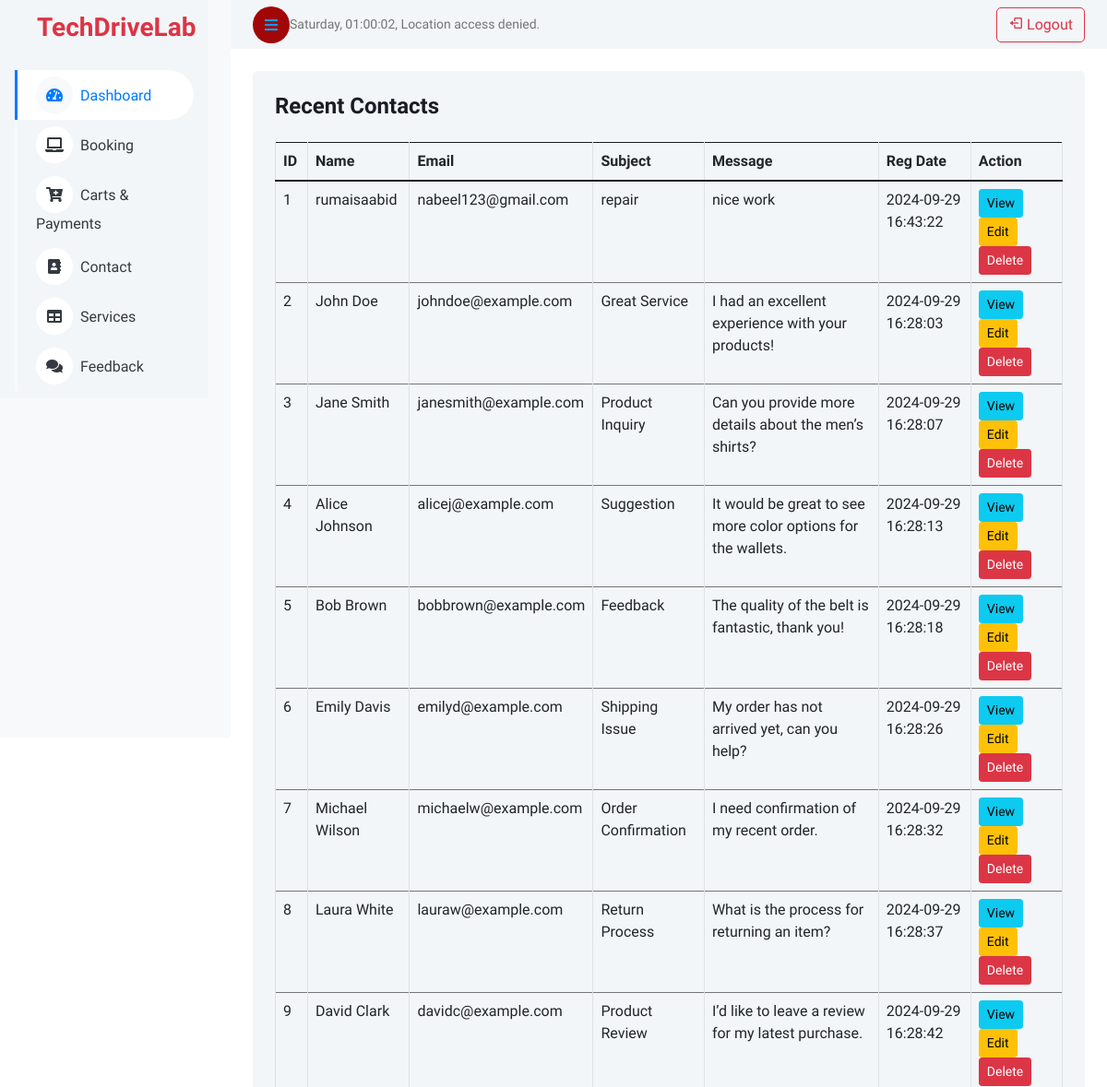
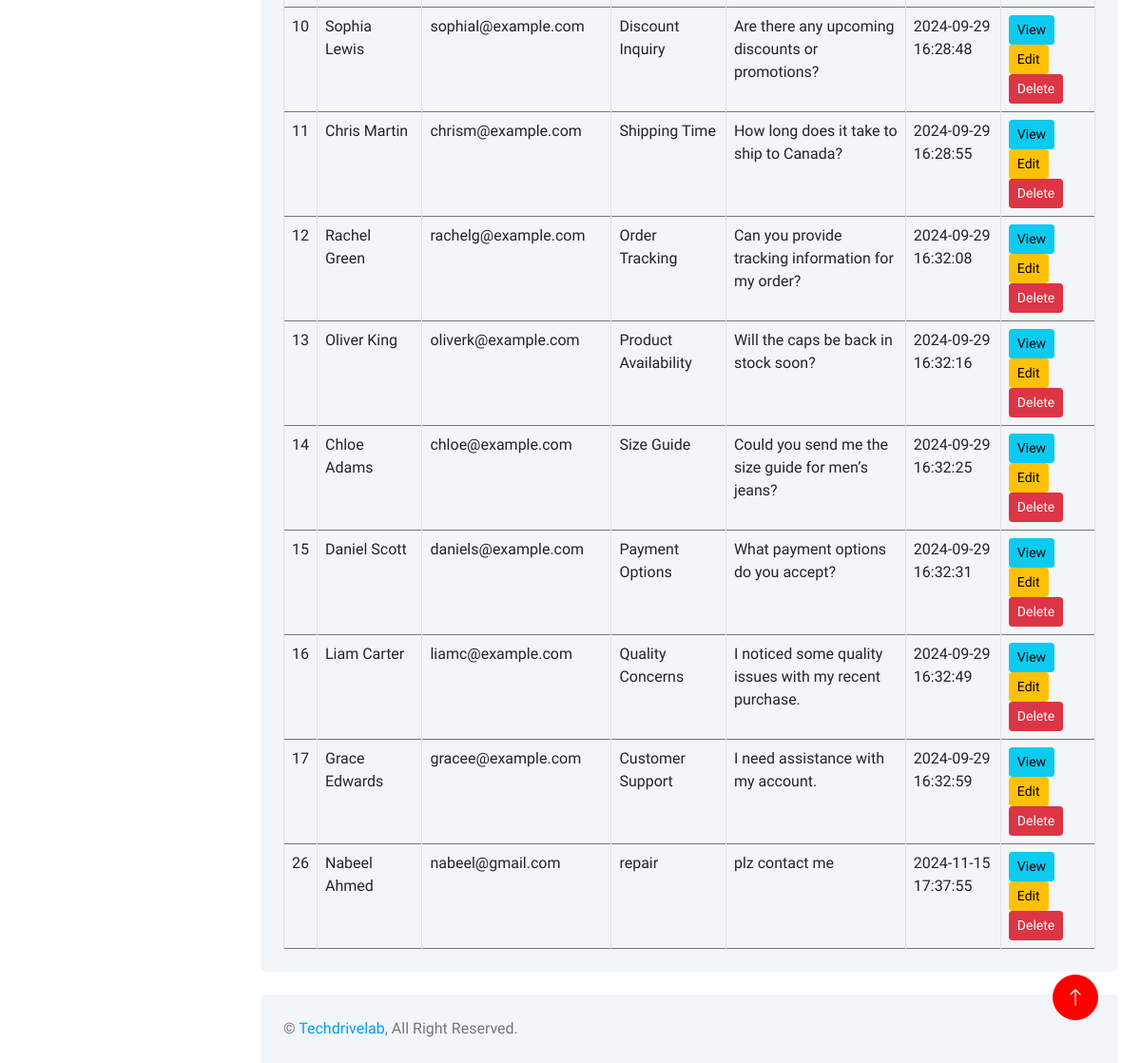
/techpanel/contact.php, run on the app's committed database (2 pictures, top to bottom).
### tables this page shows
CREATE TABLE `contact` (
  `id` int(11) NOT NULL,
  `name` varchar(255) NOT NULL,
  `email` varchar(255) NOT NULL,
  `subject` varchar(255) NOT NULL,
  `message` text NOT NULL,
  `reg_date` timestamp NOT NULL DEFAULT current_timestamp() ON UPDATE current_timestamp()
);

### techpanel/contact.php (the view, shortened to what this page needs)
<?php
include('header.php');
$servername = "localhost";
$username = "root";
$password = "";
$dbname = "techdrivelab";
$conn = new mysqli($servername, $username, $password, $dbname);
$query = "SELECT * FROM contact";
$result = $conn->query($query);
?>
<div class="container-fluid pt-4 px-4">
    <div class="bg-light text-center rounded p-4">
        <div class="d-flex align-items-center justify-content-between mb-4">
        <h4 class="mb-0">Recent Contacts</h4>
        </div>
        <div class="table-responsive">
            <table id="contactsTable" class="table text-start align-middle table-bordered table-hover mb-0">
                <thead>
                    <tr class="text-dark">
                        <th scope="col">ID</th>
                        <th scope="col">Name</th>
                        <th scope="col">Email</th>
                        <th scope="col">Subject</th>
                        <th scope="col">Message</th>
                        <th scope="col">Reg Date</th>
                        <th scope="col">Action</th>
                    </tr>
                </thead>
                <tbody>
                    <?php
                    if ($result->num_rows > 0) {
                        while ($row = $result->fetch_assoc()) {
                            echo "<tr>";
                            echo "<td>" . htmlspecialchars($row['id']) . "</td>";
                            echo "<td>" . htmlspecialchars($row['name']) . "</td>";
                            echo "<td>" . htmlspecialchars($row['email']) . "</td>";
                            echo "<td>" . htmlspecialchars($row['subject']) . "</td>";
                            echo "<td>" . htmlspecialchars($row['message']) . "</td>";
                            echo "<td>" . htmlspecialchars($row['reg_date']) . "</td>";
                            echo "<td>
                                <a href='view.php?id=" . htmlspecialchars($row['id']) . "' class='btn btn-info btn-sm'>View</a>
                                <a href='edit.php?id=" . htmlspecialchars($row['id']) . "' class='btn btn-warning btn-sm'>Edit</a>
                                <a href='delete.php?id=" . htmlspecialchars($row['id']) . "' class='btn btn-danger btn-sm' onclick='return confirm(\"Are you sure you want to delete this record?\");'>Delete</a>
                              </td>";
                            echo "</tr>";
                        }
                    } else {
                        echo "<tr><td colspan='7'>No records found</td></tr>";
                    }
                    ?>
                </tbody>
            </table>
        </div>
    </div>
</div>
<link rel="stylesheet" href="https://cdn.datatables.net/1.10.21/css/jquery.dataTables.min.css">
<?php
include('footer.php');
?>

### techpanel/css/style.css (style rules this page uses)
:root { --bs-blue: #FF0000; --bs-primary: #FF0000; }
.btn { transition: .5s; }

### techpanel/contact.php (style rules this page uses)
.table tbody tr { opacity: 0; animation: fadeIn 0.5s ease forwards; }
.table tbody tr:nth-child(even) { animation-delay: 0.1s; }
.table tbody tr:nth-child(odd) { animation-delay: 0.2s; }
.table tbody tr { animation-duration: 0.5s; }

### data on the page
contact: id "1", name "rumaisaabid", email "nabeel123@gmail.com", subject "repair", message "nice work", reg_date "2024-09-29 16:43:22"
contact: id "2", name "John Doe", email "johndoe@example.com", subject "Great Service", message "I had an excellent experience with your products!", reg_date "2024-09-29 16:28:03"
contact: id "3", name "Jane Smith", email "janesmith@example.com", subject "Product Inquiry", message "Can you provide more details about the men’s shirts?", reg_date "2024-09-29 16:28:07"
contact: id "4", name "Alice Johnson", email "alicej@example.com", subject "Suggestion", message "It would be great to see more color options for the wallets.", reg_date "2024-09-29 16:28:13"
contact: id "5", name "Bob Brown", email "bobbrown@example.com", subject "Feedback", message "The quality of the belt is fantastic, thank you!", reg_date "2024-09-29 16:28:18"
contact: id "6", name "Emily Davis", email "emilyd@example.com", subject "Shipping Issue", message "My order has not arrived yet, can you help?", reg_date "2024-09-29 16:28:26"
contact: id "7", name "Michael Wilson", email "michaelw@example.com", subject "Order Confirmation", message "I need confirmation of my recent order.", reg_date "2024-09-29 16:28:32"
contact: id "8", name "Laura White", email "lauraw@example.com", subject "Return Process", message "What is the process for returning an item?", reg_date "2024-09-29 16:28:37"
contact: id "9", name "David Clark", email "davidc@example.com", subject "Product Review", message "I’d like to leave a review for my latest purchase.", reg_date "2024-09-29 16:28:42"
contact: id "10", name "Sophia Lewis", email "sophial@example.com", subject "Discount Inquiry", message "Are there any upcoming discounts or promotions?", reg_date "2024-09-29 16:28:48"
contact: id "11", name "Chris Martin", email "chrism@example.com", subject "Shipping Time", message "How long does it take to ship to Canada?", reg_date "2024-09-29 16:28:55"
contact: id "12", name "Rachel Green", email "rachelg@example.com", subject "Order Tracking", message "Can you provide tracking information for my order?", reg_date "2024-09-29 16:32:08"
contact: id "13", name "Oliver King", email "oliverk@example.com", subject "Product Availability", message "Will the caps be back in stock soon?", reg_date "2024-09-29 16:32:16"
contact: id "14", name "Chloe Adams", email "chloe@example.com", subject "Size Guide", message "Could you send me the size guide for men’s jeans?", reg_date "2024-09-29 16:32:25"
contact: id "15", name "Daniel Scott", email "daniels@example.com", subject "Payment Options", message "What payment options do you accept?", reg_date "2024-09-29 16:32:31"
contact: id "16", name "Liam Carter", email "liamc@example.com", subject "Quality Concerns", message "I noticed some quality issues with my recent purchase.", reg_date "2024-09-29 16:32:49"
contact: id "17", name "Grace Edwards", email "gracee@example.com", subject "Customer Support", message "I need assistance with my account.", reg_date "2024-09-29 16:32:59"
contact: id "26", name "Nabeel Ahmed", email "nabeel@gmail.com", subject "repair", message "plz contact me", reg_date "2024-11-15 17:37:55"
